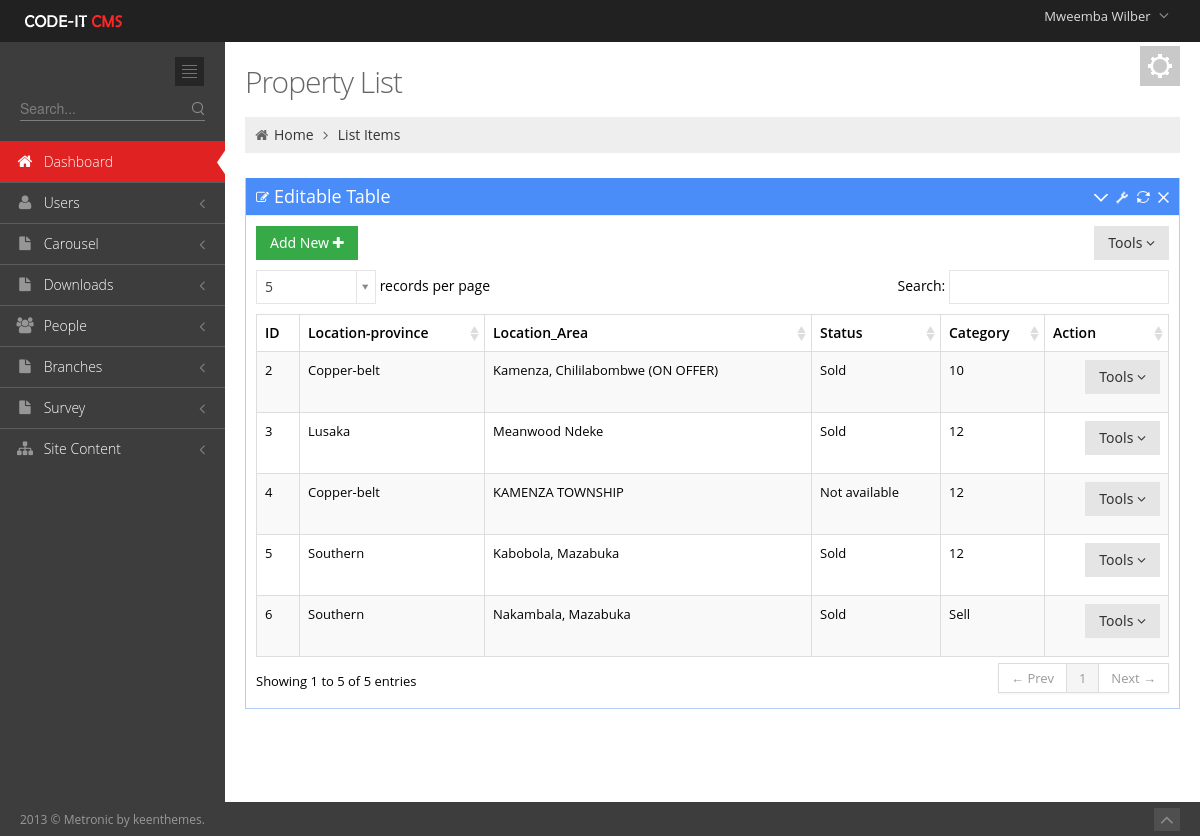
Screenshot of /Admin/Property_list.php (signed in) with the database file from the repository.
### tables this page shows
CREATE TABLE `user_tbl` (
  `username` varchar(50) NOT NULL,
  `password` text NOT NULL,
  `email` text NOT NULL,
  `contact_no` varchar(50) NOT NULL,
  `branch` int(11) NOT NULL,
  `level` int(11) NOT NULL,
  `Position` text NOT NULL,
  `active` int(11) NOT NULL,
  `Staff_no` int(11) NOT NULL,
  `profile_picture` text NOT NULL,
  `last_pass_change` date NOT NULL,
  `emp_id` int(3) NOT NULL,
  `Status` varchar(20) NOT NULL,
  `date_created` date NOT NULL
);

CREATE TABLE `employees_tbl` (
  `emp_id` int(4) UNSIGNED ZEROFILL NOT NULL,
  `Title` text NOT NULL,
  `first_name` varchar(100) DEFAULT NULL,
  `last_name` varchar(100) DEFAULT NULL,
  `date_of_birth` date DEFAULT NULL,
  `email` varchar(100) DEFAULT NULL,
  `mobile_number` varchar(18) DEFAULT NULL,
  `whatsapp` text NOT NULL,
  `address1` varchar(100) DEFAULT NULL,
  `address2` varchar(100) DEFAULT NULL,
  `city_town` varchar(100) DEFAULT NULL,
  `genda` varchar(10) DEFAULT NULL,
  `country` varchar(100) DEFAULT NULL,
  `date_joined` date DEFAULT NULL,
  `jobRole` text,
  `Qualification_level` varchar(40) NOT NULL,
  `qualification_Area` varchar(100) NOT NULL,
  `Category` text NOT NULL,
  `Picture` text NOT NULL,
  `brief_profile` text NOT NULL
);

CREATE TABLE `property` (
  `prop_id` int(11) NOT NULL,
  `prop_category_id` text NOT NULL,
  `property_condition` text NOT NULL,
  `location_province` text NOT NULL,
  `location_Area` text NOT NULL,
  `type` text NOT NULL,
  `plot_size_length` text NOT NULL,
  `plot_size_width` text NOT NULL,
  `price_range` double NOT NULL,
  `no_bathrooms` int(11) NOT NULL,
  `no_bedrooms` int(11) NOT NULL,
  `description` text NOT NULL,
  `status` text NOT NULL,
  `owner_id` text NOT NULL,
  `featured` text NOT NULL,
  `Date_posted` date NOT NULL,
  `Rent_Sale` text NOT NULL
);

### includes/sessions.php (called while the page is built, shortened)
<?php
include 'Dbconnect.php';
$dbuser=$_SESSION['username'];
   $query="SELECT * FROM `user_tbl` INNER JOIN `employees_tbl` ON `employees_tbl`.`emp_id`=`user_tbl`.`Staff_no` WHERE `username`='$dbuser'";
      $q1=mysqli_query($conn,$query)or die(mysqli_error());
            while ($row = mysqli_fetch_array($q1)) {
            $firstname=$row['first_name'];
            }
?>

### Admin/Property_list.php (the view, shortened to what this page needs)
<!DOCTYPE html>
 <html lang="en">
<head>
	<link href="media/css/bootstrap.min.css" rel="stylesheet" type="text/css"/>
	<link href="media/css/bootstrap-responsive.min.css" rel="stylesheet" type="text/css"/>
	<link href="media/css/font-awesome.min.css" rel="stylesheet" type="text/css"/>
	<link href="media/css/style-metro.css" rel="stylesheet" type="text/css"/>
	<link href="media/css/style.css" rel="stylesheet" type="text/css"/>
	<link href="media/css/style-responsive.css" rel="stylesheet" type="text/css"/>
	<link href="media/css/default.css" rel="stylesheet" type="text/css" id="style_color"/>
	<link href="media/css/uniform.default.css" rel="stylesheet" type="text/css"/>
	<link rel="stylesheet" type="text/css" href="media/css/select2_metro.css" />
	<link rel="stylesheet" href="media/css/DT_bootstrap.css" />
</head>
<?php
include 'includes/header.php';
include 'includes/sidebar.php';
?>
		<div class="page-content">
			<div class="container-fluid">
				<div class="row-fluid">
					<div class="span12">
						<div class="color-panel hidden-phone">
							<div class="color-mode-icons icon-color"></div>
						</div>
						<h3 class="page-title">
							Property List
						</h3>
						<ul class="breadcrumb">
							<li>
								<i class="icon-home"></i>
								<a href="index.html">Home</a>
								<i class="icon-angle-right"></i>
							</li>
							<li><a href="#">List Items</a></li>
						</ul>
					</div>
				</div>
				<div class="row-fluid">
					<div class="span12">
						<div class="portlet box blue">
							<div class="portlet-title">
								<div class="caption"><i class="icon-edit"></i>Editable Table</div>
								<div class="tools">
									<a href="javascript:;" class="collapse"></a>
									<a href="#portlet-config" data-toggle="modal" class="config"></a>
									<a href="javascript:;" class="reload"></a>
									<a href="javascript:;" class="remove"></a>
								</div>
							</div>
							<div class="portlet-body">
								<div class="clearfix">
									<div class="btn-group">
										<a href="NewProperty2.php"><button " class="btn green">
										Add New <i class="icon-plus"></i>
										</button></a>
									</div>
									<div class="btn-group pull-right">
										<button class="btn dropdown-toggle" data-toggle="dropdown">Tools <i class="icon-angle-down"></i>
										</button>
									</div>
								</div>
								<table class="table table-striped table-hover table-bordered" id="sample_editable_1">
									<thead>
										<tr>
											<th>ID</th>
											<th>Location-province</th>
											<th>Location_Area</th>
											<th>Status</th>
											<th>Category</th>
											<th>Action</th>
										</tr>
									</thead>
									<tbody>
                                <?php
 $propertySQL="SELECT * FROM `property` ";
											$results=mysqli_query($conn,$propertySQL);
											while($row5=mysqli_fetch_array($results)){
            ?>
										<tr class="">
											<td><?php  echo $row5['prop_id']; ?></td>
											<td><?php  echo $row5['location_province']; ?></td>
											<td><?php  echo $row5['location_Area']; ?></td>
											<td><?php  echo $row5['status']; ?></td>
											<td class="center"><?php  echo $row5['prop_category_id']; ?></td>
											<td><div class="btn-group pull-right">
										<button class="btn dropdown-toggle" data-toggle="dropdown">Tools <i class="icon-angle-down"></i>
										</button>
									</div></td>
										</tr>
									<?php }  ?>
									</tbody>
								</table>
							</div>
						</div>
					</div>
				</div>
			</div>
		</div>
	</div>
	<div class="footer">
		<div class="footer-inner">
			2013 &copy; Metronic by keenthemes.
		</div>
		<div class="footer-tools">
			<span class="go-top">
			<i class="icon-angle-up"></i>
			</span>
		</div>
	</div>
</body>
</html>

### Admin/includes/header.php (shortened to what this page needs)
<?php
 include '../includes/sessions.php';
?>
 <html lang="en" class="no-js">
<body class="page-header-fixed">
	<div class="header navbar navbar-inverse navbar-fixed-top">
		<div class="navbar-inner">
			<div class="container-fluid">
				<a class="brand" href="index.php">
				<img src="media/image/logo.png" alt="logo"/>
				</a>
				<ul class="nav pull-right">
					<li class="dropdown user">
						<a href="#" class="dropdown-toggle" data-toggle="dropdown">
						<span class="username"><?php echo $firstname ;?></span>
						<i class="icon-angle-down"></i>
						</a>
					</li>
				</ul>
			</div>
		</div>
	</div>
	<div class="page-container">

### Admin/media/css/style-metro.css (style rules this page uses)
div, input, select, textarea, span, img, table, td, th, p, a, button, ul, li { -webkit-border-radius: 0 !important; -moz-border-radius: 0 !important; border-radius: 0 !important; }
.btn { background-color: #e5e5e5; background-image: none; filter: none; border: 0; padding: 7px 14px; text-shadow: none; font-family: "Segoe UI", Helvetica, Arial, sans-serif; font-size: 14px; color: #333333; cursor: pointer; outline: none; -webkit-box-shadow: none !important; -moz-box-shadow: none !important; box-shadow: none !important; -webkit-border-radius: 0 !important; -moz-border-radius: 0 !important; border-radius: 0 !important; }
.btn.green { color: white; text-shadow: none; background-color: #35aa47; }

### Admin/media/css/style-responsive.css (style rules this page uses)
@media (min-width: 980px) { .page-content { margin-left: 225px; margin-top: 0px; min-height: 760px; } }

### Admin/media/css/default.css (style rules this page uses)
body { background-color: #3d3d3d !important; }
.header .navbar-inner { filter: none !important; background-image: none !important; background-color: #212121 !important; }
.header .nav li.dropdown .dropdown-toggle i { color: #8a8a8a !important; }
.footer .footer-inner { color: #999999; }
.footer .footer-tools .go-top { background-color: #4f4f4f; }
.footer .footer-tools .go-top i { color: #8a8a8a; }

### rows the page displays
user_tbl: employees_tbl.first_name "Mweemba Wilber"
property: prop_id "2", location_province "Copper-belt", location_Area "Kamenza, Chililabombwe (ON OFFER)", status "Sold", prop_category "10"
property: prop_id "3", location_province "Lusaka", location_Area "Meanwood Ndeke", status "Sold", prop_category "12"
property: prop_id "4", location_province "Copper-belt", location_Area "KAMENZA TOWNSHIP", status "Not available", prop_category "12"
property: prop_id "5", location_province "Southern", location_Area "Kabobola, Mazabuka", status "Sold", prop_category "12"
property: prop_id "6", location_province "Southern", location_Area "Nakambala, Mazabuka", status "Sold", prop_category "Sell"
